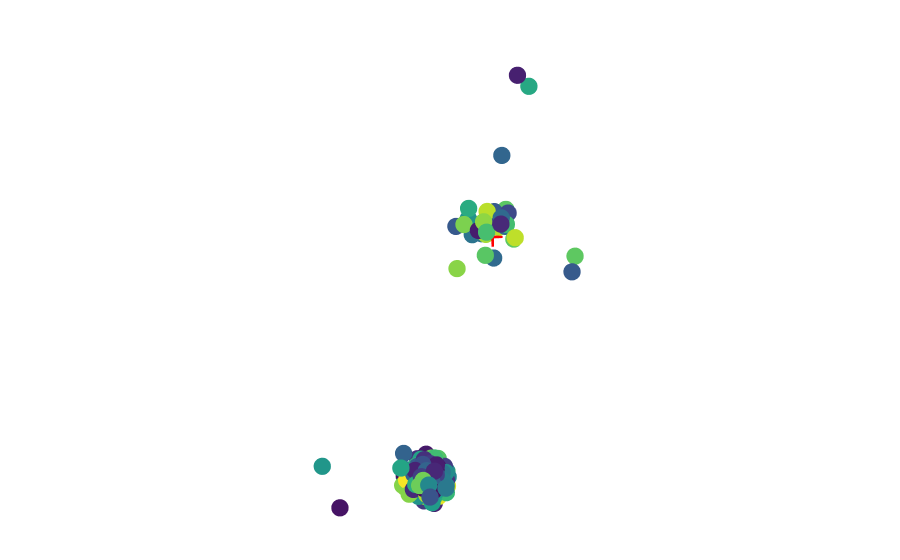

Notebook source saved alongside this figure:
### Code cell
n = SequenceNetwork(
    sequences=blast_results,
    pairwise_alignments=multi_parwise_alignments,
    threshold=0.76,
    weight="identity",
    dimensions=3,
    color="species",
)
n.add_target(metTK)
n.visualize()
